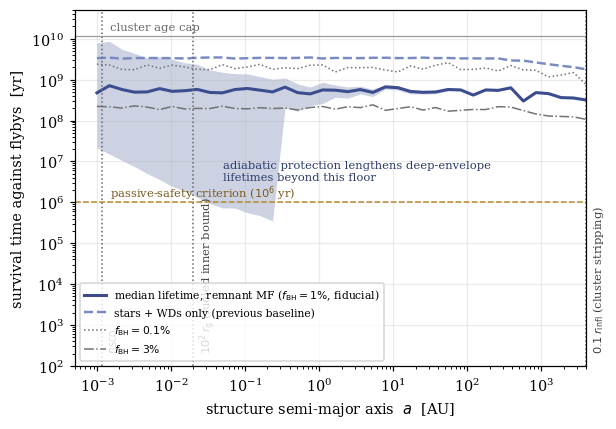

Write the Python code that produced this figure.
"""Fig 1: survival time of swarm structures vs orbital radius (flyby Monte Carlo).

Semi-analytic Monte Carlo (Appendix A of the paper):
per radius bin, encounter statistics (impact parameter with gravitational focusing,
Maxwellian velocity, mass function) are sampled directly; per history, the
diffusion channel (random-walk eccentricity growth to orbit-crossing, e ~ 0.5)
uses the sampled kick-variance with CLT scatter.  Lifetime capped at 12 Gyr.

Referee-M1 update (2026-07-23): the perturber mass function now carries a
mass-segregated heavy-remnant extension (1.4 Msun NSs at 2 per cent number
fraction; 10 Msun BHs at 0.1 / 1 / 3 per cent).  The MC is run for the
stars-only baseline and all three BH fractions; the figure shows the baseline
and the fiducial (1 per cent) case with the bracketing fractions as thin lines.

Outputs fig1_envelope.pdf + fig1_results.json (numbers quoted in the text).
"""
import json
import numpy as np
import matplotlib
matplotlib.use("Agg")
import matplotlib.pyplot as plt
from common import (GM, RG, AU, YR, V_REL, SIGMA, N_STAR, M_BH, R_INFL,
                    MF_MASSES, MF_WEIGHTS, remnant_mf, F_BH_GRID, F_BH_FID,
                    v_orb, STYLE)

rng = np.random.default_rng(20260717)
plt.rcParams.update(STYLE)

N_ENC_SAMPLE = 200_000     # encounter draws per radius bin (statistics)
N_HIST = 20_000            # histories per radius bin
E_CROSS = 0.5              # eccentricity threshold for swarm orbit-crossing
T_CAP = 1.2e10 * YR
B_MAX_FACTOR = 30.0        # kicks beyond 30a contribute <1e-3 of variance

a_grid = np.logspace(np.log10(1e-3), np.log10(4e3), 40) * AU

def sample_encounters(a, n, masses, weights):
    """Draw (b, m, v) for n encounters within b_max = 30a, focused distribution."""
    b_max = B_MAX_FACTOR * a
    v = rng.rayleigh(scale=SIGMA * np.sqrt(2.0/2.0), size=n) + 0.3 * SIGMA
    # cumulative rate within b: Q(b) = v^2 b^2 + 2GM b  (up to constants)
    u = rng.random(n)
    v2 = v ** 2
    Qmax = v2 * b_max**2 + 2 * GM * b_max
    # invert quadratic v2 b^2 + 2GM b - u Qmax = 0
    b = (-2 * GM + np.sqrt(4 * GM**2 + 4 * v2 * u * Qmax)) / (2 * v2)
    m = rng.choice(masses, p=weights, size=n)
    return b, m, v

def total_rate(a):
    """Gamma(<30a) with focusing at the mean relative velocity."""
    b_max = B_MAX_FACTOR * a
    return N_STAR * np.pi * b_max**2 * V_REL * (1 + 2 * GM / (b_max * V_REL**2))

def run_mc(masses, weights):
    """Run the full radius grid for one mass function; return per-bin results."""
    out = {"a_AU": [], "t_med": [], "t_lo": [], "t_hi": [],
           "p_dis": [], "kick_var": [], "rate_per_yr": []}
    for a in a_grid:
        b, m, v = sample_encounters(a, N_ENC_SAMPLE, masses, weights)
        lam = total_rate(a)                                  # encounters / s
        # impulsive tidal kick, saturated for penetrating passages (b <= a).
        # Conservative: no adiabatic suppression is applied, although encounters with
        # duration b/v >> P_orb (the deep-envelope norm) perturb exponentially less
        # than this impulsive estimate.
        geom = np.minimum(1.0, (a / b) ** 2)
        delta = 2 * (m / M_BH) * geom * (v_orb(a) / v)
        mu, sd = np.mean(delta**2), np.std(delta**2)
        p_dis = np.mean(b < a)                               # penetrating fraction (diagnostic)

        # diffusion channel: encounters needed for sum(delta^2) = E_CROSS^2
        if mu > 0:
            # encounters needed to random-walk to e = E_CROSS, with CLT scatter on the
            # kick-variance sum and Poisson scatter on the arrival times
            n_star = E_CROSS**2 / mu
            n_draw = np.maximum(rng.normal(n_star, (sd / mu) * np.sqrt(max(n_star, 1.0)), size=N_HIST), 1.0)
            t_diff = n_draw / lam * (1 + rng.normal(0, 1 / np.sqrt(n_draw), N_HIST))
            t_diff = np.maximum(t_diff, 0)
        else:
            t_diff = np.full(N_HIST, np.inf)

        t = np.minimum(t_diff, T_CAP)
        out["a_AU"].append(a / AU)
        out["t_med"].append(float(np.median(t) / YR))
        out["t_lo"].append(float(np.percentile(t, 16) / YR))
        out["t_hi"].append(float(np.percentile(t, 84) / YR))
        out["p_dis"].append(float(p_dis))
        out["kick_var"].append(float(mu))
        out["rate_per_yr"].append(float(lam * YR))
    return out

def interp_t(res, a_q):
    a_AU, t_med = np.array(res["a_AU"]), np.array(res["t_med"])
    return float(10 ** np.interp(np.log10(a_q), np.log10(a_AU), np.log10(t_med)))

# --- run all configurations ---
configs = {"stars_only": (MF_MASSES, MF_WEIGHTS)}
for f_bh in F_BH_GRID:
    configs[f"fbh_{f_bh:g}"] = remnant_mf(f_bh)

all_res = {name: run_mc(m, w) for name, (m, w) in configs.items()}
base = all_res["stars_only"]
fid = all_res[f"fbh_{F_BH_FID:g}"]

# --- figure: baseline + fiducial remnant case + bracketing fractions ---
fig, ax = plt.subplots()
a_AU = np.array(fid["a_AU"])
ax.fill_between(a_AU, np.array(fid["t_lo"]), np.array(fid["t_hi"]),
                alpha=0.25, color="#3b4d8f", lw=0)
ax.loglog(a_AU, np.array(fid["t_med"]), color="#3b4d8f", lw=2,
          label=r"median lifetime, remnant MF ($f_{\rm BH}=1\%$, fiducial)")
ax.loglog(np.array(base["a_AU"]), np.array(base["t_med"]), color="#7a8ac2",
          lw=1.6, ls="--", label="stars + WDs only (previous baseline)")
for f_bh, ls in [(0.001, ":"), (0.03, "-.")]:
    r = all_res[f"fbh_{f_bh:g}"]
    ax.loglog(np.array(r["a_AU"]), np.array(r["t_med"]), color="0.45", lw=1, ls=ls,
              label=rf"$f_{{\rm BH}}={100*f_bh:g}\%$")
ax.text(5e-2, 3.5e6, "adiabatic protection lengthens deep-envelope\nlifetimes beyond this floor",
        fontsize=7.5, color="#2c3a6b")

for x, lab in [(6 * RG / AU, r"$r_{\rm ISCO}$"),
               (100 * RG / AU, r"$10^2\,r_{\rm g}$ (fueled inner bound)"),
               (0.1 * R_INFL / AU, r"$0.1\,r_{\rm infl}$ (cluster stripping)")]:
    ax.axvline(x, color="0.4", ls=":", lw=1)
    ax.text(x * 1.15, 2e2, lab, rotation=90, fontsize=7.5, va="bottom", color="0.25")

ax.axhline(1e6, color="#b98a2e", ls="--", lw=1)
ax.text(1.5e-3, 1.4e6, "passive-safety criterion ($10^6$ yr)", fontsize=7.5, color="#7a5a1d")
ax.axhline(1.2e10, color="0.6", ls="-", lw=0.8)
ax.text(1.5e-3, 1.6e10, "cluster age cap", fontsize=7.5, color="0.4")

ax.set_xlabel("structure semi-major axis  $a$  [AU]")
ax.set_ylabel("survival time against flybys  [yr]")
ax.set_xlim(5e-4, 4e3)
ax.set_ylim(1e2, 5e10)
ax.legend(loc="lower left", fontsize=7)
fig.savefig("fig1_envelope.pdf"); fig.savefig("fig1_envelope.png", dpi=110)

# numbers for the text: fiducial-case bins in the main arrays, floors per config
results = dict(fid)
summary = {}
for name, res in all_res.items():
    summary[name] = {
        "t_at_10AU_yr": interp_t(res, 10),
        "t_at_100AU_yr": interp_t(res, 100),
        "t_at_1000AU_yr": interp_t(res, 1000),
        "t_min_envelope_yr": float(np.min(res["t_med"])),
    }
results["summary"] = summary
results["config_note"] = ("main arrays = fiducial remnant MF (f_BH=1%, f_NS=2%); "
                          "summary keys give floors for stars_only and f_BH grid")
with open("fig1_results.json", "w") as f:
    json.dump(results, f, indent=1)
print(json.dumps(summary, indent=1))
